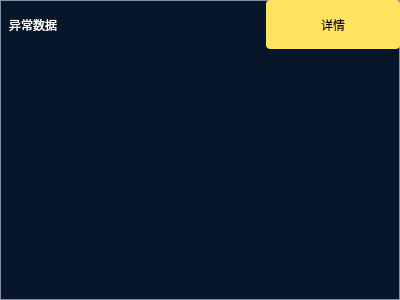
<?xml version="1.0" encoding="UTF-8"?>
<ui version="4.0">
 <class>WidgetErrorInfo</class>
 <widget class="QWidget" name="WidgetErrorInfo">
  <property name="geometry">
   <rect>
    <x>0</x>
    <y>0</y>
    <width>400</width>
    <height>300</height>
   </rect>
  </property>
  <property name="windowTitle">
   <string>Form</string>
  </property>
  <layout class="QGridLayout" name="gridLayout">
   <property name="leftMargin">
    <number>0</number>
   </property>
   <property name="topMargin">
    <number>0</number>
   </property>
   <property name="rightMargin">
    <number>0</number>
   </property>
   <property name="bottomMargin">
    <number>0</number>
   </property>
   <property name="spacing">
    <number>0</number>
   </property>
   <item row="0" column="0">
    <widget class="QWidget" name="widget_5" native="true">
     <property name="styleSheet">
      <string notr="true">#widget_5{background-color:rgb(7,22,41);border:0.5px solid #838fa2;}</string>
     </property>
     <layout class="QVBoxLayout" name="verticalLayout_6" stretch="56,5,285">
      <property name="spacing">
       <number>0</number>
      </property>
      <property name="leftMargin">
       <number>0</number>
      </property>
      <property name="topMargin">
       <number>0</number>
      </property>
      <property name="rightMargin">
       <number>0</number>
      </property>
      <property name="bottomMargin">
       <number>0</number>
      </property>
      <item>
       <widget class="QWidget" name="widget_2" native="true">
        <property name="styleSheet">
         <string notr="true">#widget_2{border-image: url(:/image/home_all/kuan_duan_ copy.png);}
</string>
        </property>
        <layout class="QHBoxLayout" name="horizontalLayout" stretch="64,0,0,46,70">
         <property name="spacing">
          <number>0</number>
         </property>
         <property name="leftMargin">
          <number>9</number>
         </property>
         <property name="topMargin">
          <number>0</number>
         </property>
         <property name="rightMargin">
          <number>0</number>
         </property>
         <property name="bottomMargin">
          <number>0</number>
         </property>
         <item>
          <widget class="QLabel" name="label_10">
           <property name="styleSheet">
            <string notr="true">QLabel{background-color: rgb(255, 255, 255, 0);color: rgb(255, 255, 255);border:none;}

</string>
           </property>
           <property name="text">
            <string>异常数据</string>
           </property>
          </widget>
         </item>
         <item>
          <spacer name="horizontalSpacer">
           <property name="orientation">
            <enum>Qt::Horizontal</enum>
           </property>
           <property name="sizeHint" stdset="0">
            <size>
             <width>40</width>
             <height>20</height>
            </size>
           </property>
          </spacer>
         </item>
         <item>
          <widget class="QLabel" name="label_19">
           <property name="styleSheet">
            <string notr="true">QLabel{background-color: rgb(255, 255, 255, 0);color: rgb(255, 204, 0);border:none;}

</string>
           </property>
           <property name="text">
            <string/>
           </property>
          </widget>
         </item>
         <item>
          <spacer name="horizontalSpacer_8">
           <property name="orientation">
            <enum>Qt::Horizontal</enum>
           </property>
           <property name="sizeHint" stdset="0">
            <size>
             <width>40</width>
             <height>20</height>
            </size>
           </property>
          </spacer>
         </item>
         <item>
          <widget class="QPushButton" name="pushButton_3">
           <property name="sizePolicy">
            <sizepolicy hsizetype="Preferred" vsizetype="Preferred">
             <horstretch>0</horstretch>
             <verstretch>0</verstretch>
            </sizepolicy>
           </property>
           <property name="cursor">
            <cursorShape>PointingHandCursor</cursorShape>
           </property>
           <property name="styleSheet">
            <string notr="true">QPushButton{background-color: rgb(255, 226, 96);
color: rgb(0, 0, 0);border-radius:4px;border:none;}
QPushButton::hover{background-color: rgba(43, 235, 182, 0.2);
color: rgb(43, 235, 182);border-radius:4px;border:1px solid #2bebb6;}
QPushButton::pressed{background-color: rgba(43, 235, 182, 0.2);
color: rgb(43, 235, 182);border-radius:4px;border:1px solid #2bebb6;}</string>
           </property>
           <property name="text">
            <string>详情</string>
           </property>
           <property name="icon">
            <iconset resource="../image.qrc">
             <normaloff>:/image/home/tishi_icon2.png</normaloff>:/image/home/tishi_icon2.png</iconset>
           </property>
           <property name="iconSize">
            <size>
             <width>24</width>
             <height>24</height>
            </size>
           </property>
          </widget>
         </item>
        </layout>
       </widget>
      </item>
      <item>
       <spacer name="verticalSpacer">
        <property name="orientation">
         <enum>Qt::Vertical</enum>
        </property>
        <property name="sizeHint" stdset="0">
         <size>
          <width>20</width>
          <height>40</height>
         </size>
        </property>
       </spacer>
      </item>
      <item>
       <layout class="QHBoxLayout" name="horizontalLayout_2">
        <property name="leftMargin">
         <number>0</number>
        </property>
        <property name="topMargin">
         <number>0</number>
        </property>
        <property name="rightMargin">
         <number>0</number>
        </property>
        <property name="bottomMargin">
         <number>0</number>
        </property>
        <item>
         <widget class="QStackedWidget" name="stackedWidget">
          <property name="currentIndex">
           <number>1</number>
          </property>
          <widget class="QWidget" name="page">
           <layout class="QHBoxLayout" name="horizontalLayout_3">
            <property name="spacing">
             <number>0</number>
            </property>
            <property name="leftMargin">
             <number>0</number>
            </property>
            <property name="topMargin">
             <number>0</number>
            </property>
            <property name="rightMargin">
             <number>0</number>
            </property>
            <property name="bottomMargin">
             <number>0</number>
            </property>
            <item>
             <widget class="QLabel" name="label">
              <property name="styleSheet">
               <string notr="true">QLabel{background-color: rgb(255, 255, 255, 0);color: rgb(64, 67, 76);border:none;}

</string>
              </property>
              <property name="text">
               <string>暂无数据</string>
              </property>
              <property name="alignment">
               <set>Qt::AlignCenter</set>
              </property>
             </widget>
            </item>
           </layout>
          </widget>
          <widget class="QWidget" name="page_2">
           <layout class="QGridLayout" name="gridLayout_2">
            <property name="leftMargin">
             <number>3</number>
            </property>
            <property name="topMargin">
             <number>0</number>
            </property>
            <property name="rightMargin">
             <number>3</number>
            </property>
            <property name="bottomMargin">
             <number>3</number>
            </property>
            <property name="spacing">
             <number>0</number>
            </property>
            <item row="0" column="0">
             <layout class="QHBoxLayout" name="horizontalLayout_4">
              <item>
               <widget class="WidgetChartError" name="widgetchart" native="true"/>
              </item>
             </layout>
            </item>
           </layout>
          </widget>
         </widget>
        </item>
       </layout>
      </item>
     </layout>
    </widget>
   </item>
  </layout>
 </widget>
 <customwidgets>
  <customwidget>
   <class>WidgetChartError</class>
   <extends>QWidget</extends>
   <header location="global">errorinfo/widgetchartitem.h</header>
   <container>1</container>
  </customwidget>
 </customwidgets>
 <resources>
  <include location="../image.qrc"/>
 </resources>
 <connections/>
</ui>
